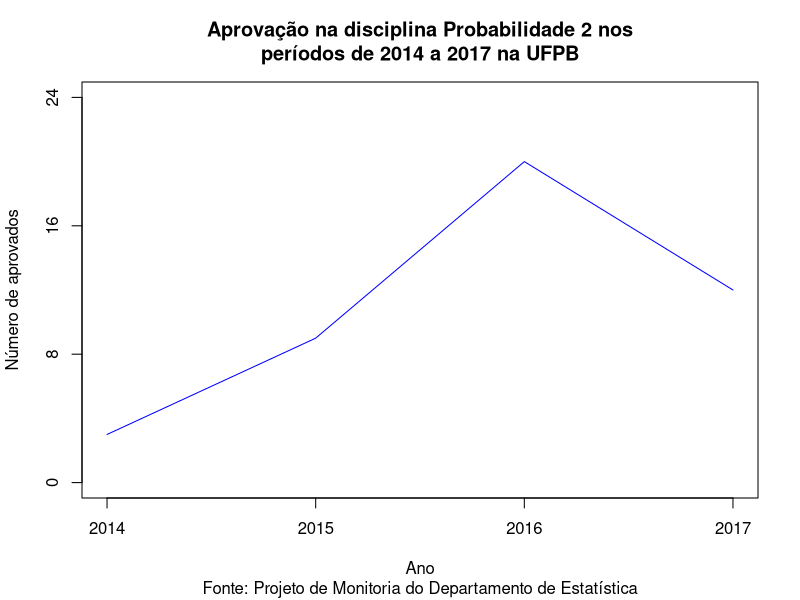

Generate this figure with R:
#Gráfico de linha: taxa de aprovação em Probabilidade 2 de 2014 a 2017

#Gráfico de linha: taxa de aprovação em Probabilidade 2 de 2014 a 2017

#Definindo os valores da variável
aprov <- c(3, 9, 20, 12)

#Definindo o título. Etapa necessária porque o título ocupa múltiplas linhas
titulo<-paste(strwrap(
  'Aprovação na disciplina Probabilidade 2 nos períodos de 2014 a 2017 na UFPB',
  #whitespace_only = TRUE,
  width = 50),collapse = "\n")

#Gerando o gráfico de linha. Alguns arqumentos de plot()
#       main: Título
#       sub: Subtítulo (fica abaixo do gráfico)
#       xlab: Texto do eixo x
#       ylab: Texto do eixo y
#       col: cor
#       ylim: Limites de y
#       axes: Se os eixos são gerados automaticamente ou não

plot(aprov,type = "l", axes = FALSE, main = titulo,
     sub = "Fonte: Projeto de Monitoria do Departamento de Estatística",
     xlab = "Ano",ylab = "Número de aprovados",col = "blue",ylim = c(0,24))

#Gerando manualmente o eixo x com os pontos desejados
axis(1, at=1:4, lab=c("2014","2015","2016","2017"))

#Gerando manualmente o eixo y
axis(2, at=c(0,8,16,24))

# Fechando o gráfico
box()
